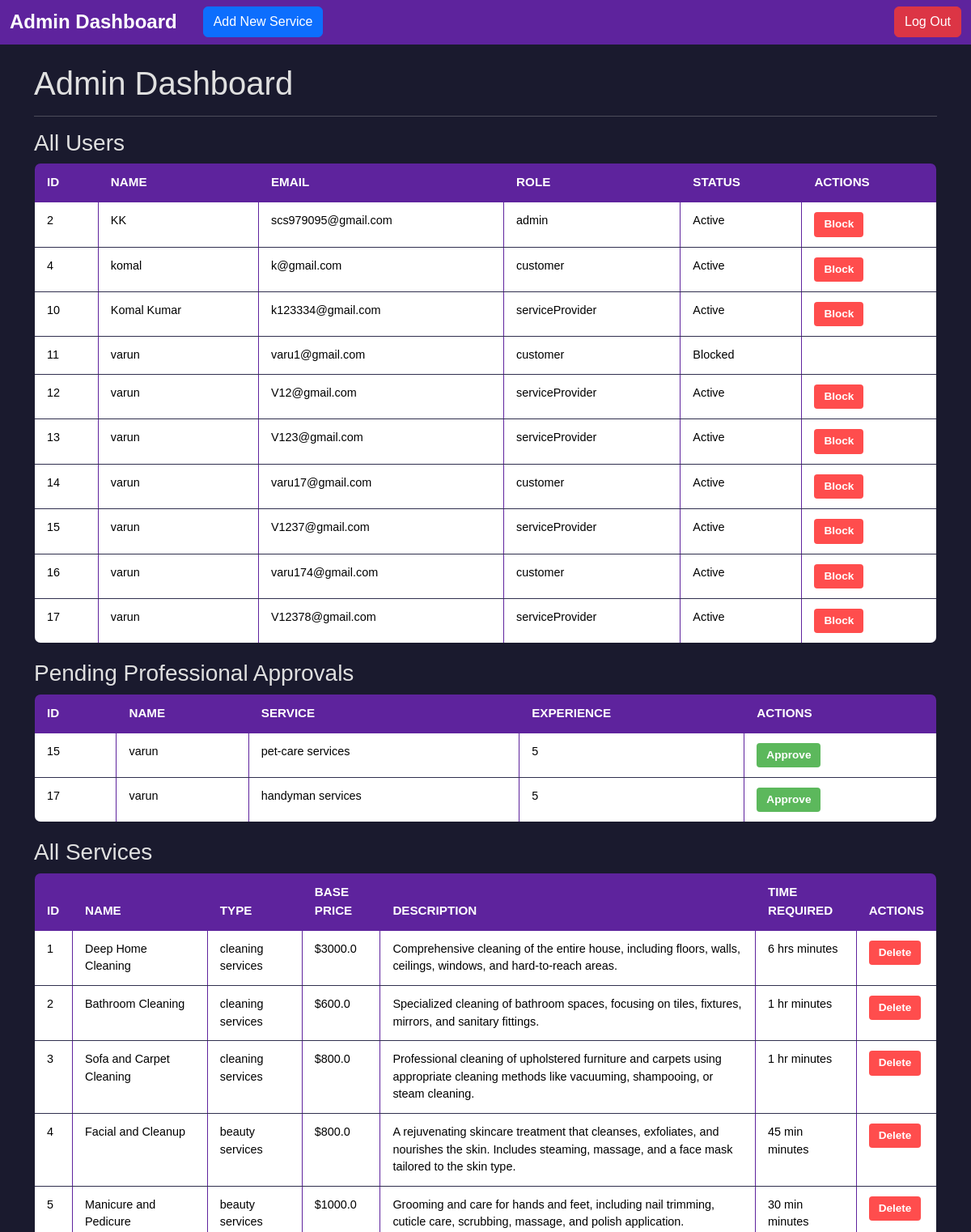
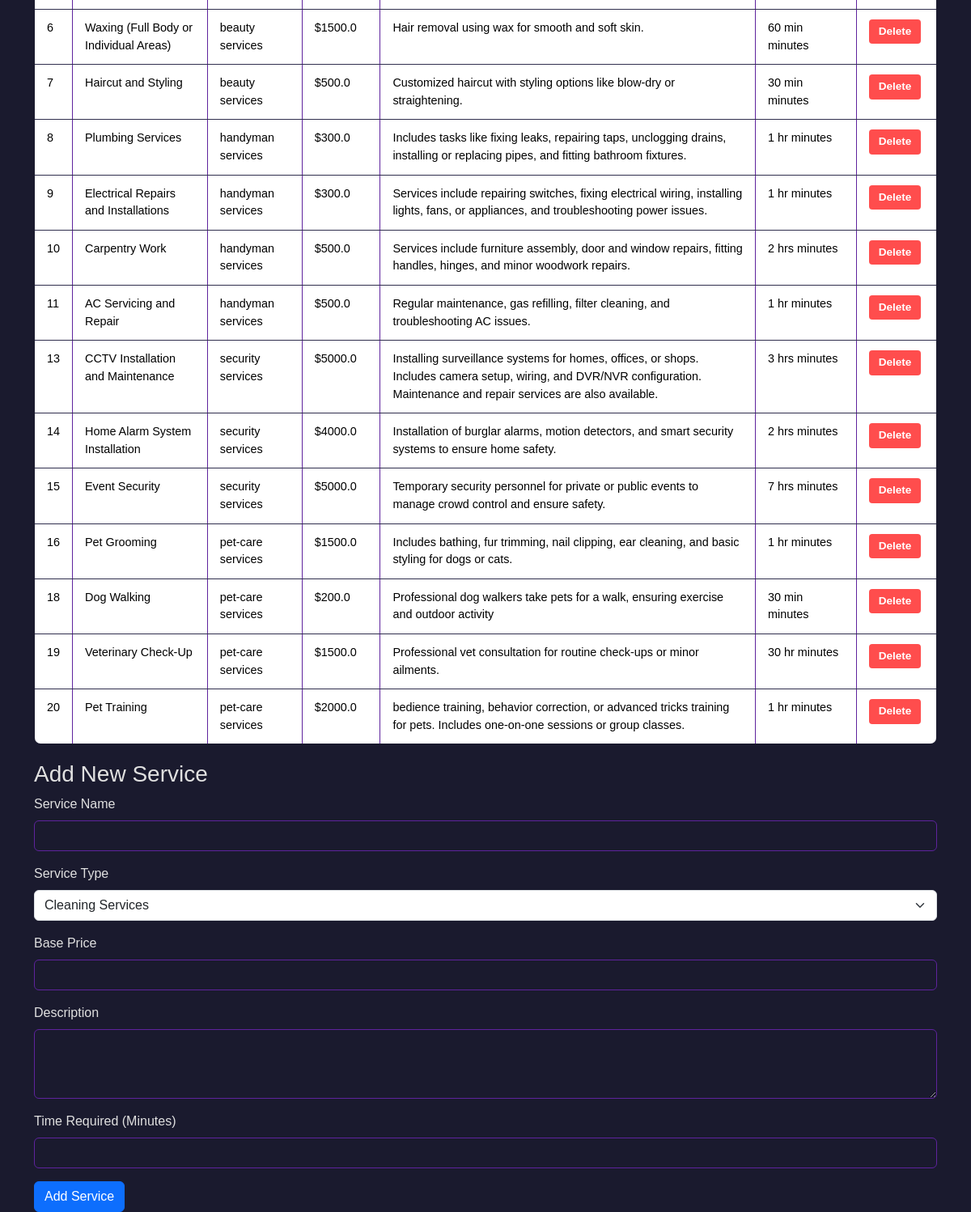
Page /admin/dashboard (signed in) on the committed database (2 pictures, top to bottom).
### app.py (models this page shows)
class User(db.Model):
    id = db.Column(db.Integer, primary_key=True)
    name = db.Column(db.String(80), nullable=False)
    email = db.Column(db.String(120), unique=True, nullable=False)  # Unique Login ID
    password = db.Column(db.String(120), nullable=False)
    phone_number = db.Column(db.String(15))
    role = db.Column(db.String(15), nullable=False)  # 'admin', 'customer', 'professional'
    is_blocked = db.Column(db.Boolean, default=False)  # Admin can block users
    created_at = db.Column(db.DateTime, default=datetime.utcnow)
    address= db.Column(db.String(100), nullable= True)
    professional_details = db.relationship('ProfessionalDetails', back_populates='user', uselist=False)
    customer_requests = db.relationship('ServiceRequest', back_populates='customer')

class ProfessionalDetails(db.Model):
    user_id = db.Column(db.Integer, db.ForeignKey('user.id'), primary_key=True)
    service_type = db.Column(db.String(50), db.ForeignKey('service.type_of_service'), nullable=False)  # Specific service type
    years_experience = db.Column(db.Integer, default=0)
    description = db.Column(db.Text)  # Professional profile
    service_location = db.Column(db.String(100))  # City/area of operation
    average_rating = db.Column(db.Float, default=0.0)  # Average customer rating
    is_available = db.Column(db.Boolean, default=True)
    is_approved = db.Column(db.Boolean, default=False)  # Admin approval for professionals
    user = db.relationship('User', back_populates='professional_details')
    service = db.relationship('Service', back_populates='professionals')
    service_requests = db.relationship('ServiceRequest', back_populates='professional')

class Service(db.Model):
    id = db.Column(db.Integer, primary_key=True)
    name = db.Column(db.String(100), unique=True, nullable=False)
    type_of_service = db.Column(db.String(50), nullable=False)
    base_price = db.Column(db.Float, nullable=False)
    description = db.Column(db.Text)
    time_required = db.Column(db.Integer)  # Time in minutes
    created_at = db.Column(db.DateTime, default=datetime.utcnow)
    professionals = db.relationship('ProfessionalDetails', back_populates='service')
    service_requests = db.relationship('ServiceRequest', back_populates='service')

### app.py (the view)
@app.route('/admin/dashboard')
def admin_dashboard():
    if not session.get('admin_logged_in'):
        return redirect(url_for('admin_login'))
    users = User.query.all()
    services = Service.query.all()
    pending_pros = ProfessionalDetails.query.filter_by(is_approved=False).all()
    return render_template('admin_dashboard.html', users=users, services=services, pending_pros=pending_pros)

### templates/admin_dashboard.html (shortened to what this page needs)
<!doctype html>
<html lang="en">
<head>
    <link href="https://cdn.jsdelivr.net/npm/bootstrap@5.3.3/dist/css/bootstrap.min.css" rel="stylesheet">
    <link rel="stylesheet" href="/static/css/styles.css">
</head>
<body>
    <nav class="navbar navbar-light bg-light">
        <div class="container-fluid">
            <div class="d-flex align-items-center">
                <span class="navbar-brand mb-0 h1">Admin Dashboard</span>
                <a href="#addNewService" class="btn btn-primary ms-3">Add New Service</a>
            </div>
            <form action="/logout" method="post">
                <button type="submit" class="btn btn-danger">Log Out</button>
            </form>
        </div>
    </nav>
    <div class="container mt-4">
        <h1>Admin Dashboard</h1>
        <hr>
        <h3>All Users</h3>
        <table class="table table-bordered table-hover">
            <thead>
                <tr>
                    <th>ID</th>
                    <th>Name</th>
                    <th>Email</th>
                    <th>Role</th>
                    <th>Status</th>
                    <th>Actions</th>
                </tr>
            </thead>
            <tbody>
                {% for user in users %}
                <tr>
                    <td>{{ user.id }}</td>
                    <td>{{ user.name }}</td>
                    <td>{{ user.email }}</td>
                    <td>{{ user.role }}</td>
                    <td>
                        {% if user.is_blocked %}
                        Blocked
                        {% else %}
                        Active
                        {% endif %}
                    </td>
                    <td>
                        {% if not user.is_blocked %}
                        <form method="post" action="/admin/block_user/{{ user.id }}">
                            <button class="btn btn-danger btn-sm">Block</button>
                        </form>
                        {% endif %}
                    </td>
                </tr>
                {% endfor %}
            </tbody>
        </table>
        <h3>Pending Professional Approvals</h3>
        <table class="table table-bordered table-hover">
            <thead>
                <tr>
                    <th>ID</th>
                    <th>Name</th>
                    <th>Service</th>
                    <th>Experience</th>
                    <th>Actions</th>
                </tr>
            </thead>
            <tbody>
                {% for pro in pending_pros %}
                <tr>
                    <td>{{ pro.user_id }}</td>
                    <td>{{ pro.user.name }}</td>
                    <td>{{ pro.service_type }}</td>
                    <td>{{ pro.years_experience }}</td>
                    <td>
                        <form method="post" action="/admin/approve_professional/{{ pro.user_id }}">
                            <button class="btn btn-success btn-sm">Approve</button>
                        </form>
                    </td>
                </tr>
                {% endfor %}
            </tbody>
        </table>
        <h3>All Services</h3>
        <table class="table table-bordered table-hover">
            <thead>
                <tr>
                    <th>ID</th>
                    <th>Name</th>
                    <th>Type</th>
                    <th>Base Price</th>
                    <th>Description</th>
                    <th>Time Required</th>
                    <th>Actions</th>
                </tr>
            </thead>
            <tbody>
                {% for service in services %}
                <tr>
                    <td>{{ service.id }}</td>
                    <td>{{ service.name }}</td>
                    <td>{{ service.type_of_service }}</td>
                    <td>${{ service.base_price }}</td>
                    <td>{{ service.description }}</td>
                    <td>{{ service.time_required }} minutes</td>
                    <td>
                        <form method="post" action="/admin/delete_service/{{ service.id }}" class="d-inline">
                            <button type="submit" class="btn btn-danger btn-sm">Delete</button>
                        </form>
                    </td>
                </tr>
                {% endfor %}
            </tbody>
        </table>
        <h3 id="addNewService">Add New Service</h3>
        <form method="post" action="/admin/add_service">
            <div class="mb-3">
                <label for="serviceName" class="form-label">Service Name</label>
                <input type="text" class="form-control" id="serviceName" name="name" required>
            </div>
            <div class="mb-3">
                <label for="serviceType" class="form-label">Service Type</label>
                <select class="form-select" id="serviceType" name="type_of_service" required>
                    <option value="cleaning services">Cleaning Services</option>
                </select>
            </div>
            <div class="mb-3">
                <label for="basePrice" class="form-label">Base Price</label>
                <input type="number" class="form-control" id="basePrice" name="base_price" required>
            </div>
            <div class="mb-3">
                <label for="description" class="form-label">Description</label>
                <textarea class="form-control" id="description" name="description" rows="3" required></textarea>
            </div>
            <div class="mb-3">
                <label for="timeRequired" class="form-label">Time Required (Minutes)</label>
                <input type="number" class="form-control" id="timeRequired" name="time_required" required>
            </div>
            <button type="submit" class="btn btn-primary">Add Service</button>
        </form>
    </div>
</body>
</html>

### static/css/styles.css (style rules this page uses)
body { font-family: 'Arial', sans-serif; background-color: #1a1a2e; color: #e0e0e0; margin: 0; padding: 0; }
.navbar { background-color: #5e239d !important; }
.navbar-brand { font-size: 1.5rem; font-weight: bold; color: #fff !important; }
.table { width: 100%; border-collapse: collapse; margin-bottom: 20px; background-color: #1a1a2e; color: #e0e0e0; border: 1px solid #5e239d; border-radius: 8px; overflow: hidden; }
.table th { background-color: #5e239d; color: #fff; font-weight: 600; text-transform: uppercase; padding: 12px 15px; text-align: left; font-size: 0.95rem; }
.table td { padding: 12px 15px; font-size: 0.9rem; border-bottom: 1px solid #302f4e; }
.table tbody tr:nth-child(even) { background-color: #252545; }
.table .btn { padding: 5px 12px; font-size: 0.85rem; border-radius: 4px; font-weight: bold; }
.table .btn-danger { background-color: #ff4d4d; color: #fff; border: none; }
.table .btn-success { background-color: #5cb85c; color: #fff; border: none; }
.form-label { color: #e0e0e0; }
.form-control { background-color: #1a1a2e; color: #e0e0e0; border: 1px solid #5e239d; transition: border-color 0.3s ease, box-shadow 0.3s ease; border-radius: 6px; }

### rows in the picture
User: id "2", name "KK", email "scs979095@gmail.com", role "admin", shows "Active"
User: id "4", name "komal", email "k@gmail.com", role "customer", is_blocked "Active"
User: id "10", name "Komal Kumar", email "k123334@gmail.com", role "serviceProvider", is_blocked "Active"
User: id "11", name "varun", email "varu1@gmail.com", role "customer", is_blocked "Blocked"
User: id "12", name "varun", email "V12@gmail.com", role "serviceProvider", is_blocked "Active"
User: id "13", name "varun", email "V123@gmail.com", role "serviceProvider", is_blocked "Active"
User: id "14", name "varun", email "varu17@gmail.com", role "customer", is_blocked "Active"
User: id "15", name "varun", email "V1237@gmail.com", role "serviceProvider", is_blocked "Active"
User: id "16", name "varun", email "varu174@gmail.com", role "customer", is_blocked "Active"
User: id "17", name "varun", email "V12378@gmail.com", role "serviceProvider", is_blocked "Active"
ProfessionalDetails: user_id "15", user.name "varun", service_type "pet-care services", years_experience "5"
ProfessionalDetails: user_id "17", user.name "varun", service_type "handyman services", years_experience "5"
Service: id "1", name "Deep Home Cleaning", type_of_service "cleaning services", base_price "3000.0", description "Comprehensive cleaning of the entire house, including floors, walls, ceilings, windows, and hard-to-reach areas.", time_required "6 hrs"
Service: id "2", name "Bathroom Cleaning", type_of_service "cleaning services", base_price "600.0", description "Specialized cleaning of bathroom spaces, focusing on tiles, fixtures, mirrors, and sanitary fittings.", time_required "1 hr"
Service: id "3", name "Sofa and Carpet Cleaning", type_of_service "cleaning services", base_price "800.0", description "Professional cleaning of upholstered furniture and carpets using appropriate cleaning methods like vacuuming, shampooing, or steam cleaning.", time_required "1 hr"
Service: id "4", name "Facial and Cleanup", type_of_service "beauty services", base_price "800.0", description "A rejuvenating skincare treatment that cleanses, exfoliates, and nourishes the skin. Includes steaming, massage, and a face mask tailored to the skin type.", time_required "45 min"
Service: id "5", name "Manicure and Pedicure", type_of_service "beauty services", base_price "1000.0", description "Grooming and care for hands and feet, including nail trimming, cuticle care, scrubbing, massage, and polish application.", time_required "30 min"
Service: id "6", name "Waxing (Full Body or Individual Areas)", type_of_service "beauty services", base_price "1500.0", description "Hair removal using wax for smooth and soft skin.", time_required "60 min"
Service: id "7", name "Haircut and Styling", type_of_service "beauty services", base_price "500.0", description "Customized haircut with styling options like blow-dry or straightening.", time_required "30 min"
Service: id "8", name "Plumbing Services", type_of_service "handyman services", base_price "300.0", description "Includes tasks like fixing leaks, repairing taps, unclogging drains, installing or replacing pipes, and fitting bathroom fixtures.", time_required "1 hr"
Service: id "9", name "Electrical Repairs and Installations", type_of_service "handyman services", base_price "300.0", description "Services include repairing switches, fixing electrical wiring, installing lights, fans, or appliances, and troubleshooting power issues.", time_required "1 hr"
Service: id "10", name "Carpentry Work", type_of_service "handyman services", base_price "500.0", description "Services include furniture assembly, door and window repairs, fitting handles, hinges, and minor woodwork repairs.", time_required "2 hrs"
Service: id "11", name "AC Servicing and Repair", type_of_service "handyman services", base_price "500.0", description "Regular maintenance, gas refilling, filter cleaning, and troubleshooting AC issues.", time_required "1 hr"
Service: id "13", name "CCTV Installation and Maintenance", type_of_service "security services", base_price "5000.0", description "Installing surveillance systems for homes, offices, or shops. Includes camera setup, wiring, and DVR/NVR configuration. Maintenance and repair services are also available.", time_required "3 hrs"
Service: id "14", name "Home Alarm System Installation", type_of_service "security services", base_price "4000.0", description "Installation of burglar alarms, motion detectors, and smart security systems to ensure home safety.", time_required "2 hrs"
Service: id "15", name "Event Security", type_of_service "security services", base_price "5000.0", description "Temporary security personnel for private or public events to manage crowd control and ensure safety.", time_required "7 hrs"
Service: id "16", name "Pet Grooming", type_of_service "pet-care services", base_price "1500.0", description "Includes bathing, fur trimming, nail clipping, ear cleaning, and basic styling for dogs or cats.", time_required "1 hr"
Service: id "18", name "Dog Walking", type_of_service "pet-care services", base_price "200.0", description "Professional dog walkers take pets for a walk, ensuring exercise and outdoor activity", time_required "30 min"
Service: id "19", name "Veterinary Check-Up", type_of_service "pet-care services", base_price "1500.0", description "Professional vet consultation for routine check-ups or minor ailments.", time_required "30 hr"
Service: id "20", name "Pet Training", type_of_service "pet-care services", base_price "2000.0", description "bedience training, behavior correction, or advanced tricks training for pets. Includes one-on-one sessions or group classes.", time_required "1 hr"
